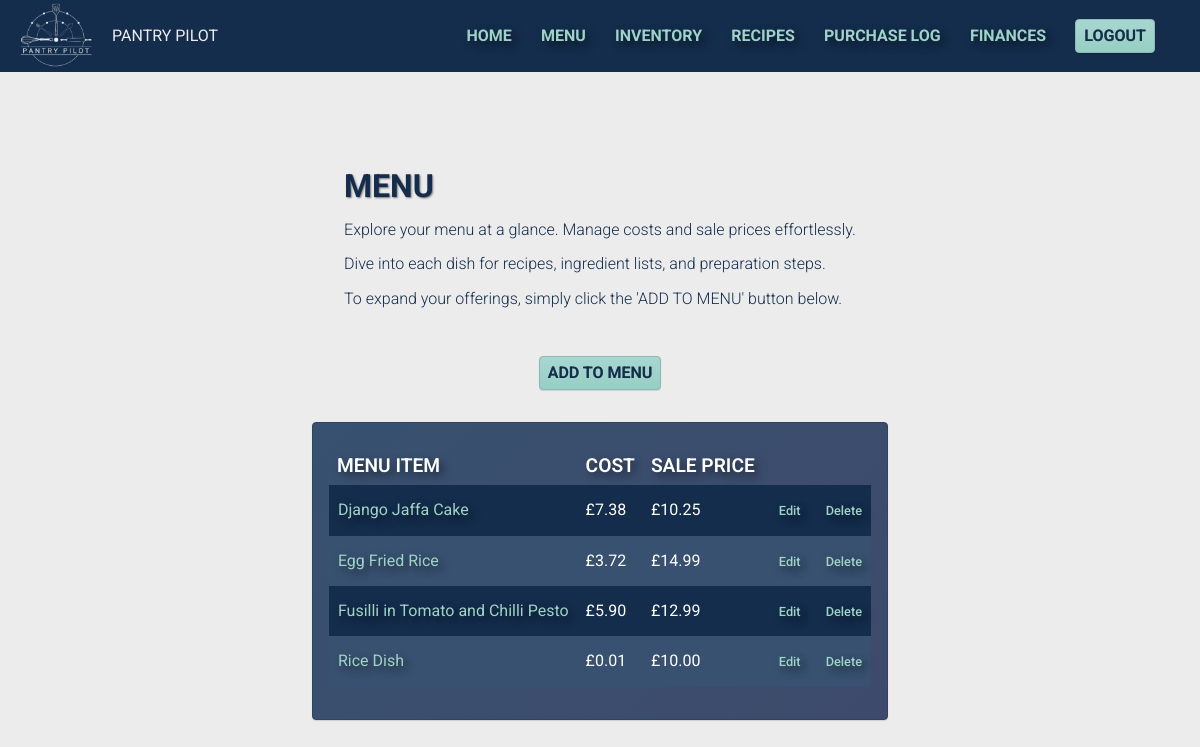
The page /menu/ (signed in) on the database its author committed.
### inventory/models.py (models this page shows, shortened)
class MenuItem(models.Model):
    name = models.CharField(max_length=100, unique=True)
    price = models.DecimalField(max_digits=6, decimal_places=2, default=0)
    description = models.CharField(max_length=200, blank=True)
    recipe_instructions = models.TextField(blank=True)
    created_at = models.DateTimeField(auto_now_add=True)
    class Meta:
        ordering = ["name"]
        verbose_name = "Menu item"
    def get_total_cost(self):
        total_cost = 0
        for requirement in self.reciperequirement_set.all():
            total_cost += requirement.ingredient_quantity * requirement.ingredient.cost_per_unit
        return round(total_cost, 2)

class RecipeRequirement(models.Model):
    menuitem = models.ForeignKey(MenuItem, on_delete=models.CASCADE)
    ingredient = models.ForeignKey(Ingredient, on_delete=models.SET_NULL, null=True)
    ingredient_quantity = models.DecimalField(max_digits=6, decimal_places=2, default=0)
    class Meta:
        ordering = ["ingredient"]
        verbose_name = "Recipe requirement"

class Ingredient(models.Model):
    name = models.CharField(max_length=100, unique=True)
    GRAMS = "GR"
    KILOGRAMS = "KG"
    MILILITRES = "ML"
    LITRES = "LI"
    OUNCES = "OU"
    LBS = "LB"
    TEASPOON = "TS"
    TABLESPOON = "TB"
    CUPS = "CU"
    NUMBER = "NU"
    MEASUREMENT_UNIT_CHOICES = [
        (GRAMS, "grams"),
        (KILOGRAMS, "kilograms"),
        (MILILITRES, "mililitres"),
        (LITRES, "litres"),
        (OUNCES, "ounces"),
        (LBS, "lbs"),
        (TEASPOON, "tsp"),
        (TABLESPOON, "tbsp"),
        (CUPS, "cups"),
        (NUMBER, "count"),
    ]
    measurement_unit = models.CharField(
        max_length=2,
        choices=MEASUREMENT_UNIT_CHOICES,
        help_text="Choose the measurement unit that will be used in recipes"
    )
    cost_per_unit = models.DecimalField(max_digits=8, decimal_places=2, default=0)
    quantity_available = models.DecimalField(max_digits=8, decimal_places=2, default=0)
    created_at = models.DateTimeField(auto_now_add=True)
    class Meta:
        ordering = ["name"]
        verbose_name = "Ingredient"

### inventory/views.py (the view)
# urls.py: path('menu/', views.MenuItemList.as_view(), name="menu"),
class MenuItemList(LoginRequiredMixin ,ListView):
    model = MenuItem
    template_name = "inventory/menu.html"
    context_object_name = "menuitem_list"
    def get_queryset(self) -> QuerySet[Any]:
        return MenuItem.objects.annotate(lower_name=Lower("name")).order_by("lower_name")

### inventory/templates/inventory/menu.html (shortened to what this page needs)
{% extends "inventory/base.html" %}
{% block content %}
<section id="menu" class="page">
    <div class="content">
        <h1 class="content__title">MENU</h1>
        <p class="content__description">Explore your menu at a glance. Manage costs and sale prices effortlessly.</p>
        <p class="content__description">Dive into each dish for recipes, ingredient lists, and preparation steps.</p>
        <p class="content__description">To expand your offerings, simply click the 'ADD TO MENU' button below.</p>
    </div>
    <a href="{% url 'menuitem_new' %}" class="btn btn--add">ADD TO MENU</a>
    <div class="content__bottom">
        {% if menuitem_list %}
            <div class="card card--table">
                <table class="table">
                    <thead>
                        <tr>
                            <th class="table__row__heading">MENU ITEM</th>
                            <th class="table__row__heading">COST</th>
                            <th class="table__row__heading">SALE PRICE</th>
                            <th class="table__row__heading"></th>
                            <th class="table__row__heading"></th>
                        </tr>
                    </thead>
                    <tbody>
                        {% for menuitem in menuitem_list %}
                        <tr class="table__row--alternating">
                            <td><a href="{% url 'menuitem_detail' menuitem.id %}" class="table__row__detail table__row__detail--link">{{menuitem.name}}</a></td>
                            <td class="table__row__detail">£{{menuitem.get_total_cost}}</td>
                            <td class="table__row__detail">£{{menuitem.price}}</td>
                            <td class="table__row__detail">
                                <a href="{% url 'menuitem_edit' menuitem.id %}" class="table__link"><small>Edit</small></a>
                            </td>
                            <td>
                                <a href="{% url 'menuitem_delete' menuitem.id %}" class="table__link"><small>Delete</small></a>
                            </td>
                        </tr>
                        {% endfor %}
                    </tbody>
                </table>
            </div>
            {% else %}
            <div class="card card--empty">
                <p>There are no items on your menu</p>
            </div>
        {% endif %}
    </div>
</section>
{% endblock content%}

### inventory/templates/inventory/base.html (shortened to what this page needs)
{% load static %}
<!DOCTYPE html>
<html lang="en">
    <head>
        <link rel="stylesheet" href="https://cdn.jsdelivr.net/npm/@fortawesome/fontawesome-free@6.2.1/css/all.min.css">
        <link rel="stylesheet" href="{% static 'inventory/css/reset.css' %}">
        <link type="text/css" rel="stylesheet" href="{% static 'inventory/css/style.css' %}">
    </head>
    <body>
        <header id="header" class="header__container">
            {% block header %}
            {% if user.is_authenticated %}
            <div class="header__logo desktop">
                <img src="{% static 'inventory/images/Pantry_Pilot_logo-grey_on_darkblue.png' %}" alt="Pantry Pilot logo" class="header__logo__img">
                <span class="header__logo__title">PANTRY PILOT</span>
            </div>
            <nav id="navigation" class="navbar">
                <ul class="navlist desktop">
                    <a href="{% url 'home' %}" class="navlist__link"><li>HOME</li></a>
                    <a href="{% url 'menu' %}" class="navlist__link"><li>MENU</li></a>
                    <a href="{% url 'inventory' %}" class="navlist__link"><li>INVENTORY</li></a>
                    <a href="{% url 'recipes' %}" class="navlist__link"><li>RECIPES</li></a>
                    <a href="{% url 'purchase_log' %}" class="navlist__link"><li>PURCHASE LOG</li></a>
                    <a href="{% url 'revenue' %}" class="navlist__link"><li>FINANCES</li></a>
                    <a href="{% url 'logout' %}" class="btn"><li>LOGOUT</li></a>
                </ul>
            </nav>
            {% endif %}
            {% endblock header %}
        </header>
        <main class="main">
            {% block content %}
            {% endblock content %}
        </main>
    </body>
</html>

### inventory/static/inventory/css/style.css (style rules this page uses)
html { font-size: 16px; font-family: "Roboto", sans-serif; background-color: #ececec; }
html, body { height: 100%; margin: 0; }
body { display: flex; flex-direction: column; }
a { text-decoration: none; }
ol,ul { list-style: none; }
.btn { align-self: center; text-decoration: none; background-color: #9fd3c7; background-image: linear-gradient(#a8d6d1, #96cfc3); border: 1px solid #8cb9b0; border-radius: 4px; box-shadow: rgba(0, 0, 0, 0.12) 0 1px 1px; text-shadow: .125px .125px .25px rgba(0, 0, 0, 0.5); color: #142d4c; font-weight: 600; cursor: pointer; display: inline-block; line-height: 100%; margin: 0; padding: .5rem; outline: 0; text-align: center; transition: box-shadow .05s ease-in-out,opacity .05s ease-in-out; user-select: none; -webkit-user-select: none; touch-action: manipulation; }
.card { display: flex; flex-direction: column; padding: 1rem; margin: 1rem; border-radius: 4px; box-shadow: rgba(0, 0, 0, 0.12) 0 1px 1px; background-image: linear-gradient(135deg, #385170, #3e4a6b); border: 1px solid #2D4560; background-color: #385170; color: white; transition: all 0.2s ease-in-out; }
.table { margin: 1rem 0 1rem 0; border-collapse: collapse; border-spacing: 0; }
.table__row--alternating { background-color: #385170; border: none; }
.table__row--alternating:nth-child(odd) { background-color: #142d4c; }
.table__row__heading { text-align: left; font-weight: 600; font-size: larger; text-shadow: 4px 4px 8px rgba(0, 0, 0, 0.5); padding: 0 .5rem .5rem .5rem; }
.table__row__detail { padding: 1rem .5rem; text-align: left; color: white; }
.table__row__detail--link { color: #9fd3c7; text-shadow: 4px 4px 8px rgba(0, 0, 0, 0.5); }
.table__link { display: inline-block; padding: 0 .5rem; font-weight: 500; color: #9fd3c7; text-shadow: 4px 4px 8px rgba(0, 0, 0, 0.5); }
.header__container { width: 100%; height: 4.5rem; position: fixed; display: flex; z-index: 100; background-color: #142d4c; justify-content: space-between; align-items: center; }
.header__logo { display: flex; flex: 1.5; align-items: center; margin: 0 1rem; color: #ececec; font-weight: 400; }
.header__logo__img { max-width: 5rem; height: auto; display: block; }
.header__logo__title { padding-left: 1rem; }
.navbar { width: 100%; display: flex; flex: 3; justify-content: space-evenly; }
.navlist { display: flex; justify-content: space-evenly; align-items: center; width: 100%; padding: 0; margin: 0 1rem; }
.navlist__link { text-decoration: none; color: #9fd3c7; font-weight: bold; text-shadow: 4px 4px 8px rgba(0, 0, 0, 0.5); }
.main { padding-top: 4.5rem; display: flex; flex: 1; flex-direction: column; justify-content: center; background-color: #ececec; color: #142d4c; }
.page { display: flex; flex-direction: column; align-items: center; }
.content { max-width: 75%; padding: .5rem; margin: 1rem; }
.content__title { padding: .5rem; margin: 0; text-shadow: 1px 1px 2px rgba(0, 0, 0, 0.5); }
.content__description { padding: .5rem; margin: 0; text-align: left; font-weight: 300; }
.content__bottom { display: flex; flex-direction: column; margin: 0 1rem; }
.btn--add { margin: 1rem; }

### rows shown on the page
MenuItem: name "Django Jaffa Cake", get_total_cost "7.38", price "10.25"
MenuItem: name "Egg Fried Rice", get_total_cost "3.72", price "14.99"
MenuItem: name "Fusilli in Tomato and Chilli Pesto", get_total_cost "5.90", price "12.99"
MenuItem: name "Rice Dish", get_total_cost "0.01", price "10.00"
